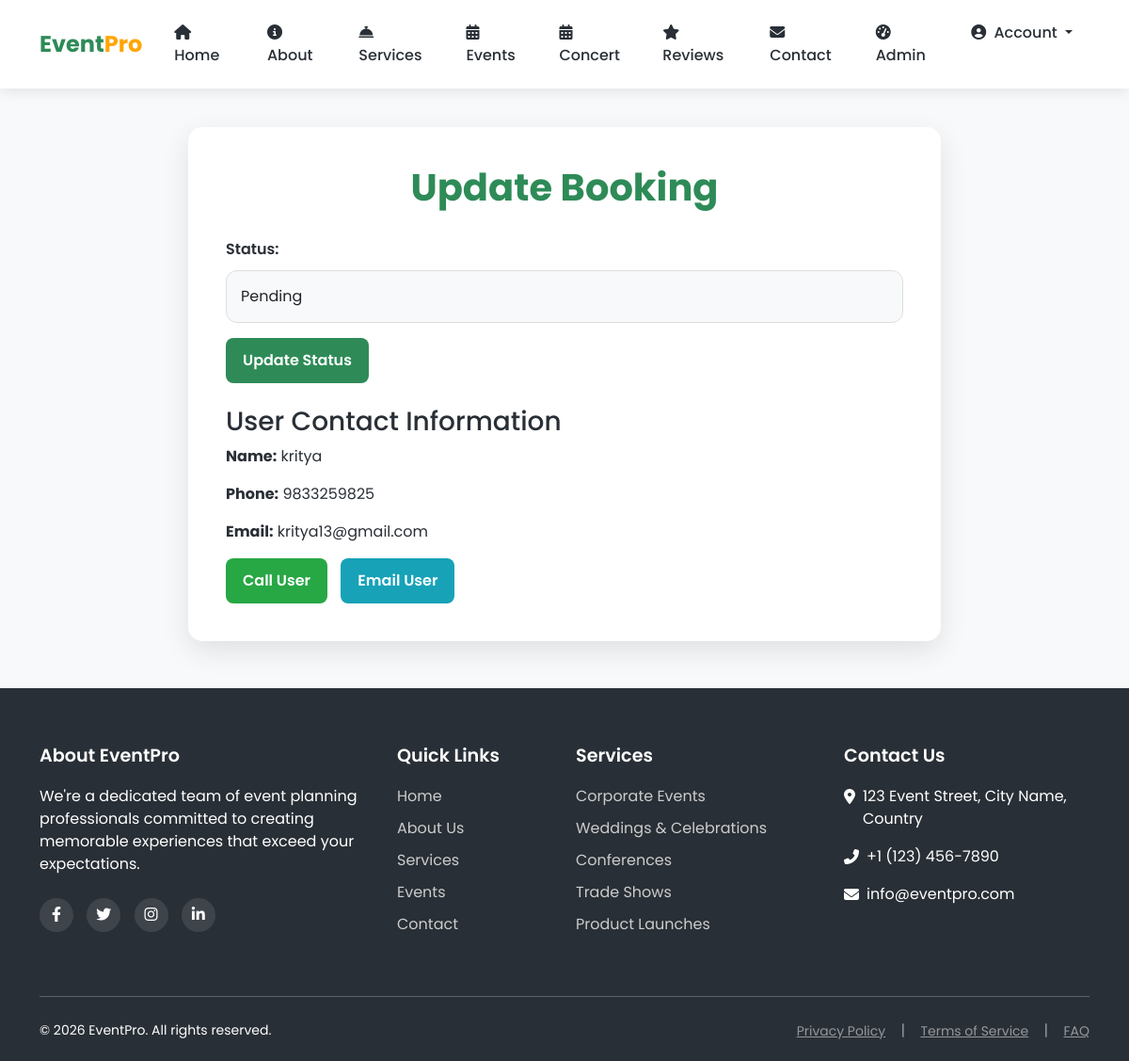
Page /update-booking/4/ (signed in) on the committed database.
### events/models.py (models this page shows, shortened)
class Booking(models.Model):
    user = models.ForeignKey(User, on_delete=models.CASCADE)
    event = models.ForeignKey(Event, on_delete=models.CASCADE)
    booking_date = models.DateTimeField(auto_now_add=True)
    event_date = models.DateField()
    event_time = models.TimeField()  # Time for the event, like 18:30
    total_price = models.DecimalField(max_digits=10, decimal_places=2)
    payment_status = models.BooleanField(default=False)
    guest_count = models.PositiveIntegerField(default=20)
    additional_requests = models.TextField(blank=True, null=True)
    status = models.CharField(max_length=20, default="Pending", choices=[("Pending", "Pending"), ("Confirmed", "Confirmed"), ("Cancelled", "Cancelled")])
    location = models.CharField(max_length=255)
    phone_number = models.CharField(max_length=15, blank=True, null=True)  # Optional phone number field
    email = models.EmailField(blank=True, null=True)  # Optional email field

### events/views.py (the view)
# urls.py: path("update-booking/<int:booking_id>/", views.update_booking, name="update_booking"),
@login_required
def update_booking(request, booking_id):
    if not request.user.is_superuser:
        messages.error(request, "You are not authorized to access this page.")
        return redirect("admin_dashboard")
    booking = get_object_or_404(Booking, id=booking_id)
    if request.method == "POST":
        booking.status = request.POST["status"]
        booking.save()
        messages.success(request, "Booking status updated successfully!")
        return redirect("admin_dashboard")
    return render(request, "update_booking.html", {"booking": booking})

### events/templates/update_booking.html (shortened to what this page needs)
{% extends 'base.html' %}
{% block content %}
<div class="b_container">
    <h2>Update Booking</h2>
    <form method="POST">
        <div class="mb-3">
            <label>Status:</label>
            <select name="status" class="form-control" required>
                <option value="Pending" {% if booking.status == "Pending" %}selected{% endif %}>Pending</option>
            </select>
        </div>
        <button type="submit" class="btn btn-primary">Update Status</button>
    </form>
    <h3 class="mt-4">User Contact Information</h3>
    <p><strong>Name:</strong> {{ booking.user.username }}</p>
    <p><strong>Phone:</strong> {{ booking.phone_number }}</p>
    <p><strong>Email:</strong> {{ booking.email }}</p>
    <a href="tel:{{ booking.phone_number }}" class="btn btn-success">Call User</a>
    <a href="mailto:{{ booking.email }}" class="btn btn-info">Email User</a>
</div>
{% endblock %}

### events/templates/update_booking.html (style rules this page uses)
body { font-family: 'Poppins', sans-serif; background-color: var(--light); color: var(--dark); margin: 0; padding: 0; }
.b_container { max-width: 800px; margin: 50px auto; padding: 40px; background: white; border-radius: 15px; box-shadow: 0 10px 30px rgba(0, 0, 0, 0.1); transition: all 0.3s ease-in-out; }
h2 { text-align: center; font-size: 2.5rem; font-weight: 700; color: var(--primary); margin-bottom: 30px; }
.form-control { border-radius: 12px; padding: 15px; font-size: 1rem; border: 1px solid #ddd; background-color: var(--light); transition: border 0.3s, box-shadow 0.3s ease; }
label { font-weight: 600; margin-bottom: 10px; color: var(--dark); display: block; }
.btn { border-radius: 8px; padding: 12px 18px; font-size: 1rem; font-weight: 600; text-align: center; transition: background-color 0.3s, transform 0.3s ease; cursor: pointer; margin-right: 10px; }
.btn-primary { background-color: var(--primary); color: white; border: none; }
.btn-success { background-color: #28a745; color: white; border: none; }
.btn-info { background-color: #17a2b8; color: white; border: none; }

### rows in the picture
Booking: status "Pending", user.username "kritya", phone_number "9833259825", email "kritya13@gmail.com"
